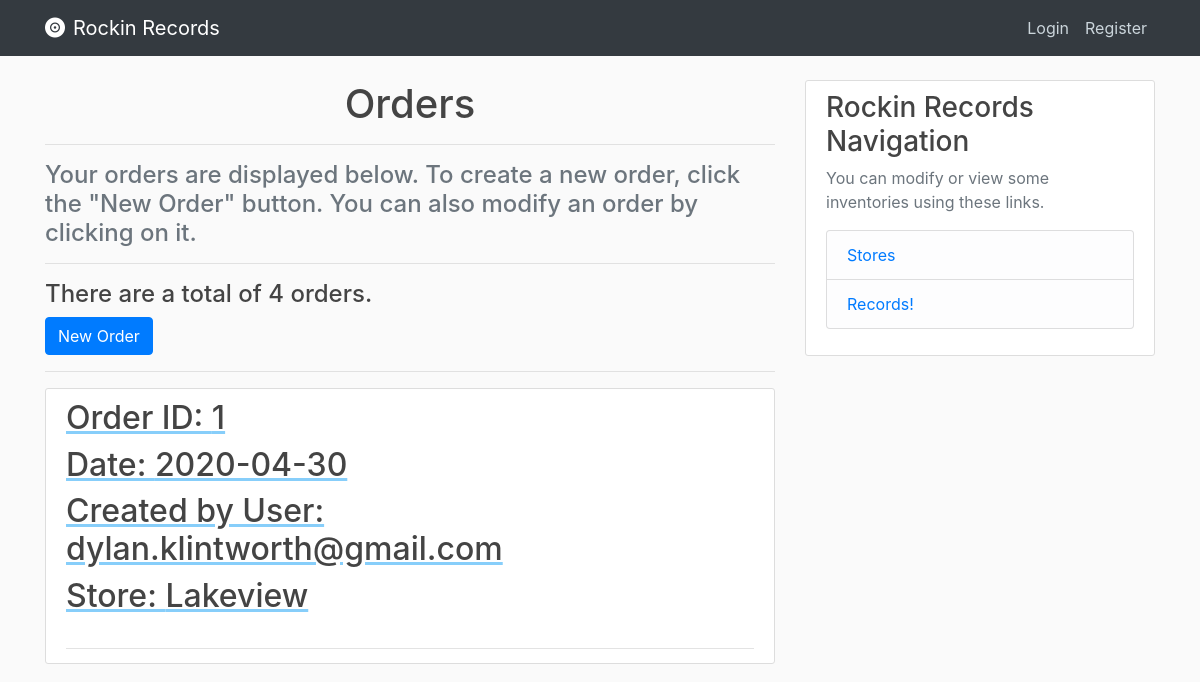
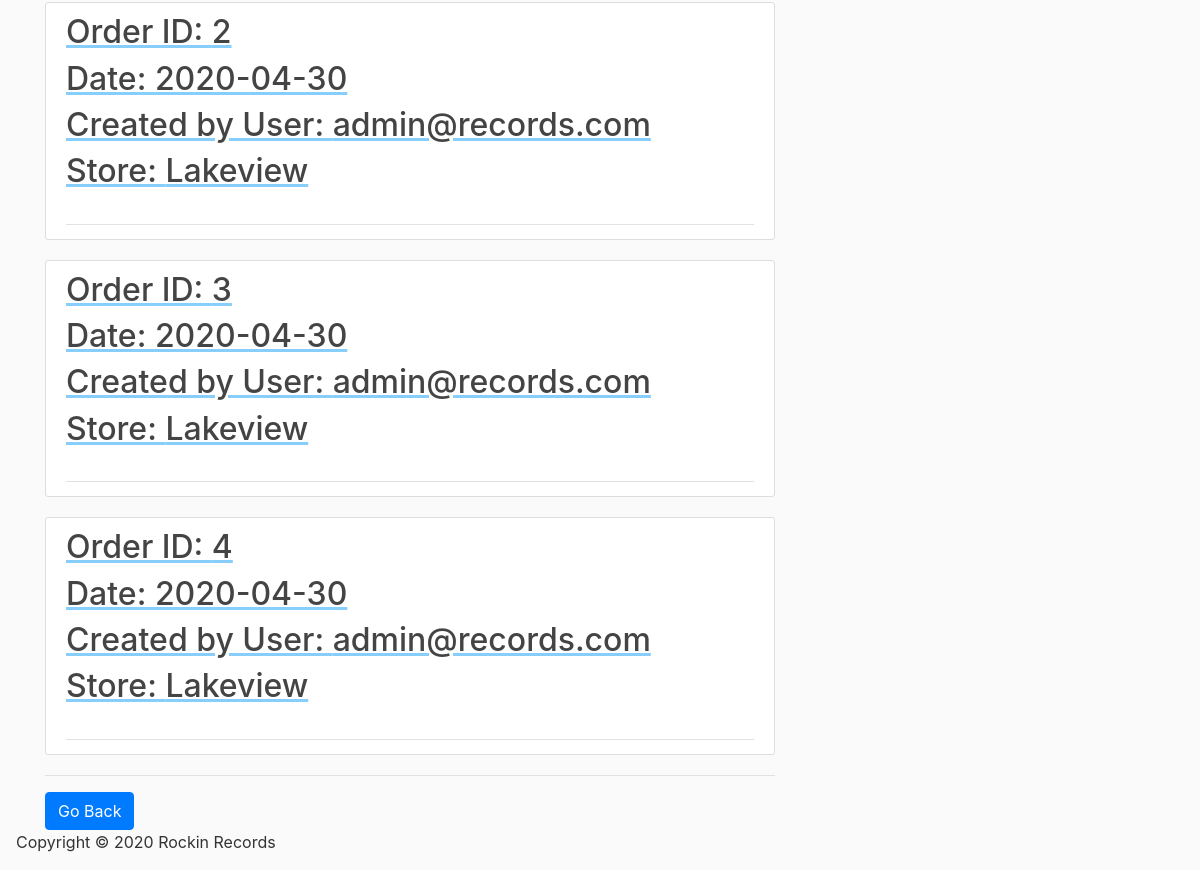
The page /orders on the database as committed earlier (2 pictures, top to bottom).
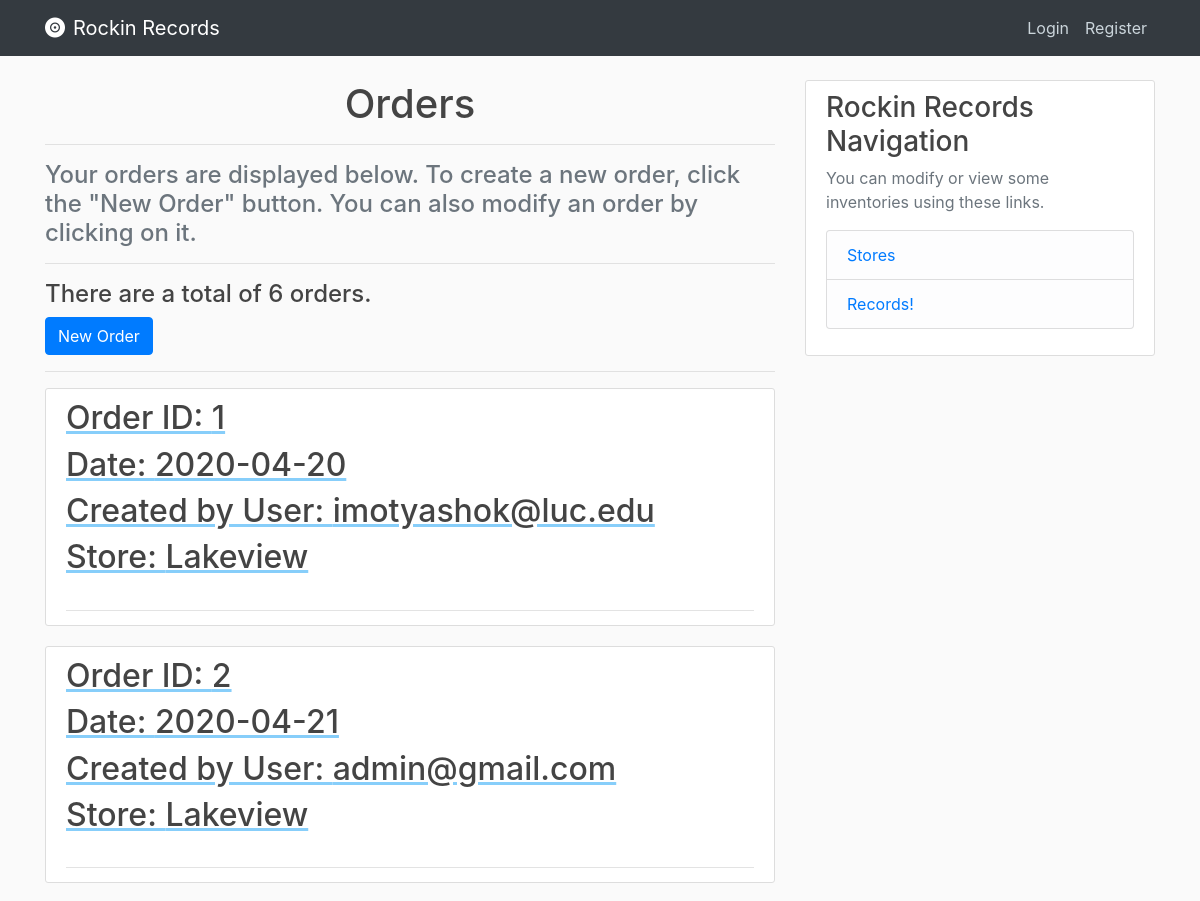
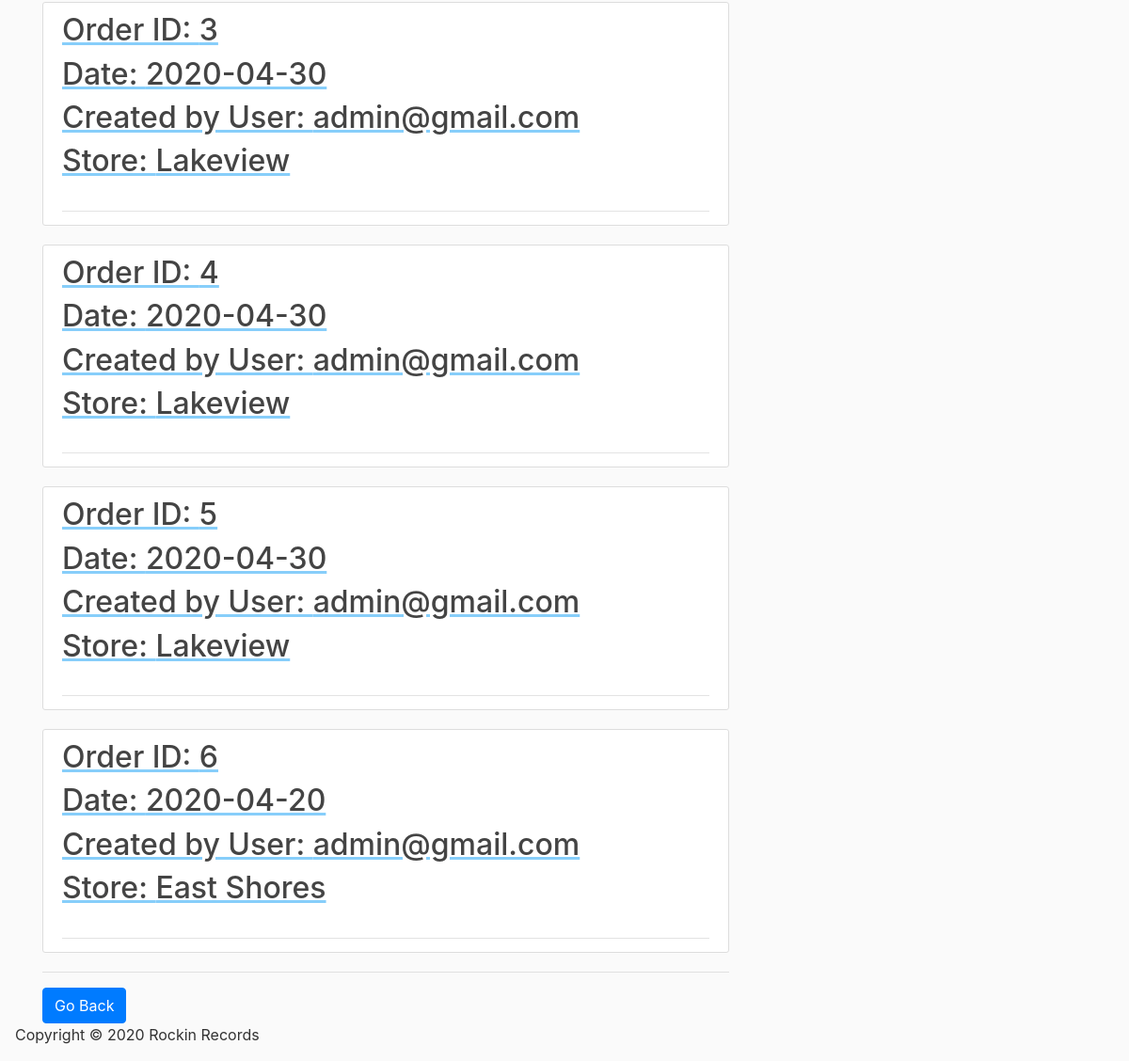
The same page on the database as committed later (2 pictures, top to bottom).
### database/models.py (models this page shows, shortened)
class Orders(db.Model):
    order_id = db.Column(db.Integer, primary_key=True, nullable=False, autoincrement="auto")
    order_date = db.Column(db.Date, nullable=False)
    user_id = db.Column(db.Integer, db.ForeignKey('users.user_id'), nullable=False)
    store_id = db.Column(db.Integer, db.ForeignKey('stores.store_id'), nullable=False)

class Users(db.Model, UserMixin):
    user_id = db.Column(db.Integer, primary_key=True, nullable=False, autoincrement="auto")
    email = db.Column(db.String(120), unique=True, nullable=False)
    password = db.Column(db.String(120), nullable=False)
    street_address = db.Column(db.String(120))
    city_address = db.Column(db.String(120))
    state_address = db.Column(db.String(120))
    zip_address = db.Column(db.String(120))
    phone_number = db.Column(db.String(15))
    is_admin = db.Column(db.Boolean)

class Stores(db.Model):
    store_id = db.Column(db.Integer, primary_key=True, nullable=False, autoincrement="auto")
    store_name = db.Column(db.String(120), nullable=False)
    street_address = db.Column(db.String(120), nullable=False)
    city_address = db.Column(db.String(120), nullable=False)
    state_address = db.Column(db.String(120), nullable=False)
    zip_address = db.Column(db.String(120), nullable=False)

### database/routes.py (the view)
@app.route("/orders")
def orders():
    orders = Orders.query.join(Users, Orders.user_id == Users.user_id)\
    .add_columns(Orders.order_id, Orders.order_date, Users.email)\
    .join(Stores, Stores.store_id == Orders.store_id)\
    .add_columns(Stores.store_name)
    orders_count = orders.count()
    return render_template('orders.html', orders=orders, count=orders_count)

### database/Templates/orders.html
{% extends "index.html" %}
{% block content %}
    <h1 class="text-center"> Orders </h1>
    <hr>
	{% if not orders %}
		<h4 class='text-muted'> Uh-Oh! Looks like you don't have any orders yet. </h4>
		<a href="{{ url_for('add_order') }} ">
          <button class='btn btn-primary'>
              New Order
          </button>
        </a>
	{% else %}
		<h4 class='text-muted'>
		Your orders are displayed below. To create a new order, click the
		"New Order" button. You can also modify an order by clicking on it.
		</h4>
		<hr>
		<h4> There are a total of {{ count }} orders. </h4>
		<a href="{{ url_for('add_order') }} ">
          <button class='btn btn-primary'>
              New Order
          </button>
        </a>
		<hr>
		{% for order in orders %}
			<article class="media content-section">
				<div class="media-body">
					<div class="article-metadata">
						<a class="mr-2" href="{{ url_for('order', order_id=order.order_id) }}" style="text-decoration: underline; text-decoration-color: lightskyblue;" >
						<h2> Order ID: {{ order.order_id }} </h2>
						<h2> Date: {{ order.order_date }} </h2>
						<h2> Created by User: {{ order.email }} </h2>
						<h2> Store: {{ order.store_name }}</h2>
						</a>
					</div>
			  </div>
			</article>
		 {% endfor %}
	{% endif %}
	<hr>
     <div>
        <a href="{{ url_for('home') }} ">
          <button class='btn btn-primary'>
              Go Back
          </button>
        </a>
     </div>
{% endblock content %}

### database/Templates/index.html (shortened to what this page needs)
<!DOCTYPE html>
<html lang="en">
<head>
	<link rel="stylesheet" href="https://stackpath.bootstrapcdn.com/bootstrap/4.4.1/css/bootstrap.min.css">
    <link rel="stylesheet" href="{{ url_for('static', filename='css/main.css') }}">
</head>
<body>
    <header class="site-header">
      <nav class="navbar navbar-expand-md navbar-dark bg-dark fixed-top">
        <div class="container">
          <a class="navbar-brand mr-4" href="/"><i class="fas fa-record-vinyl mr-2"></i>Rockin Records</a>
          <div class="collapse navbar-collapse" id="navbarToggle">
            <div class="navbar-nav">
              {% if current_user.is_authenticated %}
                <a class="nav-item nav-link" href="{{ url_for('account') }}">Account</a>
                <a class="nav-item nav-link" href="{{ url_for('logout') }}">Logout</a>
              {% else %}
                <a class="nav-item nav-link" href="{{ url_for('login') }}">Login</a>
                <a class="nav-item nav-link" href="{{ url_for('register') }}">Register</a>
              {% endif %}
            </div>
          </div>
        </div>
      </nav>
    </header>
    <main role="main" class="container">
      <div class="row">
        <div class="col-md-8">
          {% block content %}{% endblock %}
        </div>
        <div class="col-md-4">
          <div class="content-section">
            <h3>Rockin Records Navigation</h3>
            <p class='text-muted'> You can modify or view some inventories using these links.
              <ul class="list-group">
                <li class="list-group-item list-group-item-light">
                    <a href="{{ url_for('stores') }} ">
                        Stores
                    </a>
                </li>
                <li class="list-group-item list-group-item-light">
                    <a href="{{ url_for('record_inventory') }} ">
                        Records!
                    </a>
                </li>
              </ul>
            </p>
          </div>
        </div>
      </div>
    </main>
    <footer>
        <section class="ml-3"id="main-footer">
            <p>Copyright &copy; 2020 Rockin Records</p>
        </section>
    </footer>
</body>
</html>

### database/static/css/main.css (style rules this page uses)
body { background: #fafafa; color: #333333; margin-top: 5rem; }
h1, h2, h3, h4, h5, h6 { color: #444444; }
.site-header .navbar-nav .nav-link { color: #cbd5db; }
.content-section { background: #ffffff; padding: 10px 20px; border: 1px solid #dddddd; border-radius: 3px; margin-bottom: 20px; }
.article-metadata { padding-bottom: 1px; margin-bottom: 4px; border-bottom: 1px solid #e3e3e3 }

Rows that differ between the two databases and show on the page:
changed Orders: order_date "2020-04-30" → "2020-04-20"; email "dylan.klintworth@gmail.com" → "imotyashok@luc.edu"
changed Orders id 2: order_date "2020-04-30" → "2020-04-21"; email "admin@records.com" → "admin@gmail.com"
changed through a linked row, Orders id 3: email "admin@records.com" → "admin@gmail.com"
changed through a linked row, Orders id 4: email "admin@records.com" → "admin@gmail.com"
added Orders: order_id "5", order_date "2020-04-30", email "admin@gmail.com", store_name "Lakeview"
added Orders: order_id "6", order_date "2020-04-20", email "admin@gmail.com", store_name "East Shores"
Other text that changed with them:
{{ count }}: "4" → "6"
